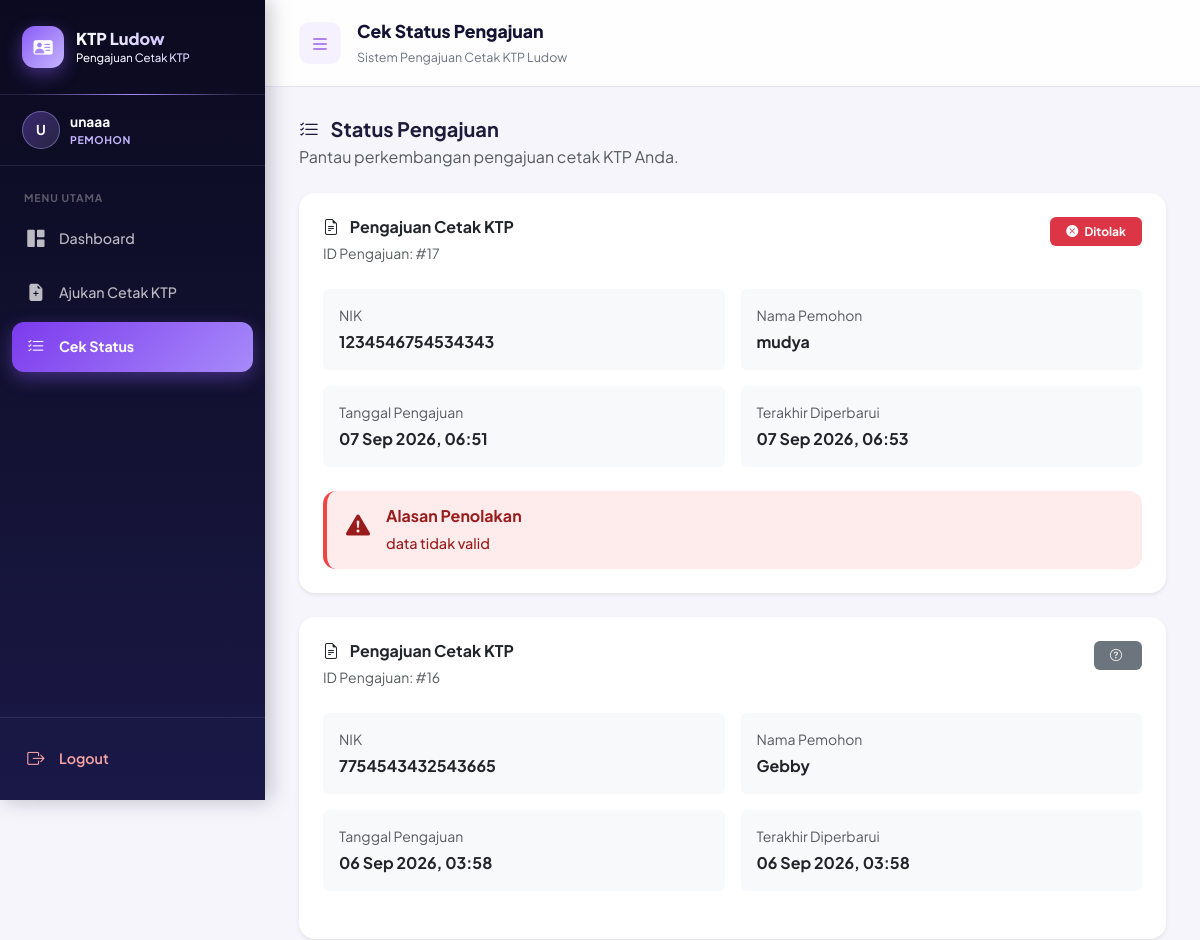
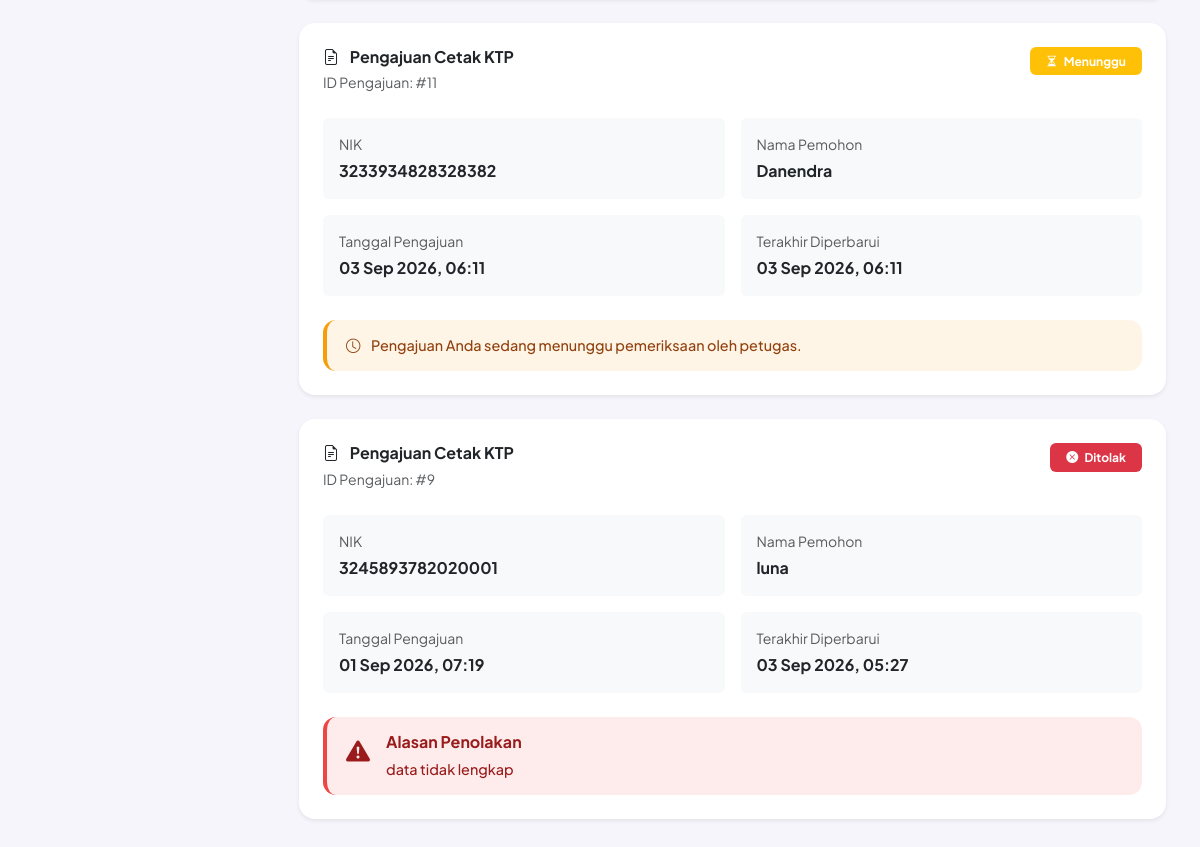
The page /user/status.php (signed in) on the database its author committed (2 pictures, top to bottom).
### tables this page shows
CREATE TABLE `pengajuan_ktp` (
  `id` int(11) NOT NULL AUTO_INCREMENT,
  `nik` varchar(16) NOT NULL,
  `nama_pemohon` varchar(30) NOT NULL,
  `gambar_path` varchar(255) NOT NULL,
  `foto_diri_path` varchar(255) DEFAULT NULL,
  `status` enum('pending','proses','selesai','ditolak') DEFAULT 'pending',
  `alasan_penolakan` text DEFAULT NULL,
  `user_id` int(11) DEFAULT NULL,
  `nama_atasan` varchar(100) DEFAULT NULL,
  `created_at` timestamp NOT NULL DEFAULT current_timestamp(),
  `updated_at` timestamp NOT NULL DEFAULT current_timestamp() ON UPDATE current_timestamp(),
  PRIMARY KEY (`id`),
  KEY `pengajuan_ktp_ibfk_1` (`user_id`),
  CONSTRAINT `pengajuan_ktp_ibfk_1` FOREIGN KEY (`user_id`) REFERENCES `users` (`id`) ON DELETE CASCADE ON UPDATE CASCADE
);

### includes/functions.php (called while the page is built, shortened)
<?php
if (!function_exists('e')) {
    function e($value)
    {
        return htmlspecialchars(
            (string) $value,
            ENT_QUOTES,
            'UTF-8'
        );
    }
}

### user/status.php (the view, shortened to what this page needs)
<?php
require_once __DIR__ . '/../config.php';
require_once __DIR__ . '/../includes/functions.php';
$stmt = $pdo->prepare("
    SELECT *
    FROM pengajuan_ktp
    WHERE user_id = ?
    ORDER BY created_at DESC
");
$stmt->execute([
    $_SESSION['user_id']
]);
$daftar = $stmt->fetchAll();
require_once __DIR__ . '/../includes/header.php';
?>
<div class="mb-4">
    <h5 class="fw-bold mb-1">
        <i class="bi bi-list-check me-2"></i>
        Status Pengajuan
    </h5>
    <p class="text-muted mb-0">
        Pantau perkembangan pengajuan cetak KTP Anda.
    </p>
</div>
<?php if (!$daftar): ?>
    <!-- =========================================================
         BELUM ADA PENGAJUAN
    ========================================================== -->
    <div class="card border-0 shadow-sm">
        <div class="card-body text-center py-5">
            <div
                class="mb-3 mx-auto d-flex align-items-center justify-content-center"
                style="
                    width:70px;
                    height:70px;
                    border-radius:50%;
                    background:#f1f5f9;
                "
            >
                <i
                    class="bi bi-file-earmark-text"
                    style="font-size:32px;color:#64748b;"
                ></i>
            </div>
            <h5 class="fw-bold">
                Belum Ada Pengajuan
            </h5>
            <p class="text-muted mb-4">
                Anda belum memiliki pengajuan cetak KTP.
            </p>
            <a
                href="pengajuan.php"
                class="btn btn-primary"
            >
                <i class="bi bi-plus-circle me-1"></i>
                Ajukan Cetak KTP
            </a>
        </div>
    </div>
<?php else: ?>
    <?php foreach ($daftar as $row): ?>
        <?php
        $status = strtolower(trim($row['status'] ?? ''));
        switch ($status) {
            case 'pending':
            case 'menunggu':
                $statusLabel = 'Menunggu';
                $statusClass = 'warning';
                $statusIcon = 'bi-hourglass-split';
                break;
            case 'ditolak':
                $statusLabel = 'Ditolak';
                $statusClass = 'danger';
                $statusIcon = 'bi-x-circle-fill';
                break;
            default:
                $statusLabel = ucfirst($status);
                $statusClass = 'secondary';
                $statusIcon = 'bi-question-circle';
                break;
        }
        ?>
        <div class="card border-0 shadow-sm mb-4">
            <div class="card-body p-4">
                <div class="d-flex justify-content-between align-items-start mb-4">
                    <div>
                        <h6 class="fw-bold mb-1">
                            <i class="bi bi-file-earmark-text me-2"></i>
                            Pengajuan Cetak KTP
                        </h6>
                        <small class="text-muted">
                            ID Pengajuan:
                            #<?= (int) $row['id'] ?>
                        </small>
                    </div>
                    <span class="badge bg-<?= $statusClass ?> px-3 py-2">
                        <i class="bi <?= $statusIcon ?> me-1"></i>
                        <?= e($statusLabel) ?>
                    </span>
                </div>
                <div class="row g-3 mb-4">
                    <div class="col-md-6">
                        <div class="p-3 bg-light rounded">
                            <small class="text-muted d-block mb-1">
                                NIK
                            </small>
                            <strong>
                                <?= e($row['nik']) ?>
                            </strong>
                        </div>
                    </div>
                    <div class="col-md-6">
                        <div class="p-3 bg-light rounded">
                            <small class="text-muted d-block mb-1">
                                Nama Pemohon
                            </small>
                            <strong>
                                <?= e($row['nama_pemohon']) ?>
                            </strong>
                        </div>
                    </div>
                    <div class="col-md-6">
                        <div class="p-3 bg-light rounded">
                            <small class="text-muted d-block mb-1">
                                Tanggal Pengajuan
                            </small>
                            <strong>
                                <?= e(
                                    date(
                                        'd M Y, H:i',
                                        strtotime($row['created_at'])
                                    )
                                ) ?>
                            </strong>
                        </div>
                    </div>
                    <?php if (!empty($row['updated_at'])): ?>
                        <div class="col-md-6">
                            <div class="p-3 bg-light rounded">
                                <small class="text-muted d-block mb-1">
                                    Terakhir Diperbarui
                                </small>
                                <strong>
                                    <?= e(
                                        date(
                                            'd M Y, H:i',
                                            strtotime($row['updated_at'])
                                        )
                                    ) ?>
                                </strong>
                            </div>
                        </div>
                    <?php endif; ?>
                </div>
                <?php if (
                    $status === 'ditolak'
                    && !empty($row['alasan_penolakan'])
                ): ?>
                    <div class="alert alert-danger mb-0">
                        <div class="d-flex">
                            <div class="me-3">
                                <i
                                    class="bi bi-exclamation-triangle-fill"
                                    style="font-size:24px;"
                                ></i>
                            </div>
                            <div>
                                <h6 class="fw-bold mb-2">
                                    Alasan Penolakan
                                </h6>
                                <p class="mb-0">
                                    <?= nl2br(
                                        e($row['alasan_penolakan'])
                                    ) ?>
                                </p>
                            </div>
                        </div>
                    </div>
                <?php endif; ?>
                <?php if ($status === 'pending' || $status === 'menunggu'): ?>
                    <div class="alert alert-warning mt-3 mb-0">
                        <i class="bi bi-clock me-2"></i>
                        Pengajuan Anda sedang menunggu pemeriksaan
                        oleh petugas.
                    </div>
                <?php endif; ?>
            </div>
        </div>
    <?php endforeach; ?>
<?php endif; ?>
<?php
require_once __DIR__ . '/../includes/footer.php';
?>

### includes/header.php (style rules this page uses)
:root { --navy-950: #0b0a1f; --navy-900: #131233; --navy-800: #1a1847; --navy-700: #241f5c; --purple-300: #c4b5fd; --purple-400: #a78bfa; --purple-500: #8b5cf6; --purple-600: #7c3aed; --success: #10b981; --warning: #f59e0b; --danger: #ef4444; --info: #22d3ee; --muted: #6b7280; --border: #e6e4f5; --bg: #f6f5fc; --sidebar-width: 265px; --sidebar-collapsed-width: 78px; --transition: .3s ease; }
* { box-sizing: border-box; }
body { font-family: 'Plus Jakarta Sans', 'Segoe UI', sans-serif; background: var(--bg); color: #1e1b3a; margin: 0; overflow-x: hidden; }
.card { border: 1px solid rgba(139,92,246,.08); box-shadow: 0 4px 20px rgba(30,27,58,.06); border-radius: 16px; transition: box-shadow .25s ease; }
.alert { border-radius: 13px; border: none; padding: 15px 19px; font-weight: 500; font-size: .9rem; }
.alert-danger { background: rgba(239,68,68,.1); color: #991b1b; border-left: 4px solid var(--danger); }
.alert-warning { background: rgba(245,158,11,.1); color: #92400e; border-left: 4px solid var(--warning); }

### rows shown on the page
pengajuan_ktp: id "17", status "Ditolak", nik "1234546754534343", nama_pemohon "mudya", created_at "07 Sep 2026, 06:51", updated_at "07 Sep 2026, 06:53", alasan_penolakan "data tidak valid"
pengajuan_ktp: id "16", nik "7754543432543665", nama_pemohon "Gebby", created_at "06 Sep 2026, 03:58", updated_at "06 Sep 2026, 03:58"
pengajuan_ktp: id "11", status "Menunggu", nik "3233934828328382", nama_pemohon "Danendra", created_at "03 Sep 2026, 06:11", updated_at "03 Sep 2026, 06:11", shows "Pengajuan Anda sedang menunggu pemeriksaan oleh petugas."
pengajuan_ktp: id "9", status "Ditolak", nik "3245893782020001", nama_pemohon "luna", created_at "01 Sep 2026, 07:19", updated_at "03 Sep 2026, 05:27", alasan_penolakan "data tidak lengkap"

### other values the page prints
substr($namaUser, 0, 1) "U"
$namaUser "unaaa"
$pageTitle "Cek Status Pengajuan"
